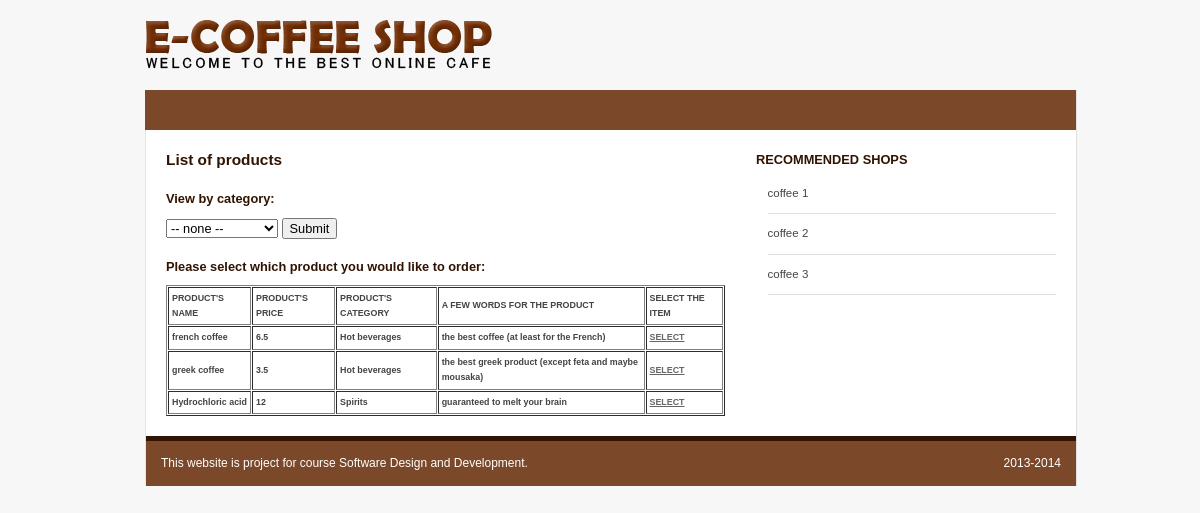
Screenshot of /ListOfShops2.php?my_shop_name=Adsa with the database file from the repository.
### tables this page shows
CREATE TABLE IF NOT EXISTS `items` (
  `id` int(100) NOT NULL AUTO_INCREMENT,
  `name` varchar(30) NOT NULL,
  `price` double NOT NULL,
  `description` text,
  `category` varchar(20) NOT NULL,
  `inShop` varchar(20) NOT NULL,
  `orders` int(100) NOT NULL,
  PRIMARY KEY (`id`)
);

### ListOfShops2.php (the view, shortened to what this page needs)
<?php
include 'header.php';
?>
<div id="content">
<H1>List of products</H1>
<H2>View by category:</H2>
<form action="Sort_items_engine.php" method="post">
<select name="Category">
  <option>-- none --</option>
</select>
<input type="submit" value="Submit">
<H2>Please select which product you would like to order:</H2>
<small><small>
<?php
include("dbconnection.php");
$shop_name=$_GET["my_shop_name"];
$get_items = "SELECT name, price, category, description, inShop  FROM items WHERE inShop = '$shop_name'";
$get_items_res = mysql_query($get_items,$link);
if (mysql_num_rows($get_items_res)<1)
{
	echo "No available items right now. Sorry for your inconvenience.";
}
else
{
	echo "<table cellpadding=3 cellspacing=1 border=1>";
	echo "<tr>";
	echo "<th>PRODUCT'S NAME</th>";
	echo "<th>PRODUCT'S PRICE</th>";
	echo "<th>PRODUCT'S CATEGORY</th>";
	echo "<th>A FEW WORDS FOR THE PRODUCT</th>";
	echo "<th>SELECT THE ITEM</th>";
	echo "</tr>";
	while($items_info = mysql_fetch_array($get_items_res))
	{
		$item_name = $items_info['name'];
		$item_price = $items_info['price'];
		$item_category = $items_info['category'];
		$item_description = $items_info['description'];
		echo "<tr>";
		echo "<th>$item_name</th>";
		echo "<th>$item_price</th>";
		echo "<th>$item_category</th>";
		echo "<th>$item_description</th>";
		echo "<th>"; echo "<a href='choose_way_to_receive_order.php?my_item_name=$item_name'>" . 'SELECT'.'</a>'."</th>";
		echo "</tr>";
	}
	echo "</table>";
}
?>
</small></small>
</div>
<?php include 'footer.php'; ?>

### main.css (style rules this page uses)
html,body,form,fieldset,textarea { font: 100%/ 120% Verdana, Arial, Helvetica, sans-serif; margin: 0; padding: 0; }
h1,h2,h3,h4,h5,h6,p,pre,blockquote,ul,ol,dl,address { margin: 0; padding: 0; }
input,select,textarea { font-size: 100%; }
a { color: #666; }
html { height: 100%; width: 100%; margin: 0; }
body { background-color: #F7F7F7; color: #444; font-family: Verdana, Arial, Helvetica, sans-serif; font-size: 0.8em; height: 100%; line-height: 1.5em; margin: center; padding: 0; }
#content { float:left; min-height:200px; padding:20px; width:559px; background-color: #fff; }
#content h1, h2, h3 { color:#311301; font-weight: normal; text-shadow: #fff 0px 1px 1px; }
#content h1 { font-size:1.2em; margin-bottom:15px; font-weight: bold; }
#content h2 { font-size:1em; margin-top:20px; margin-bottom:10px; font-weight: bold; }

### rows the page displays
items: name "french coffee", price "6.5", category "Hot beverages", description "the best coffee (at least for the French)"
items: name "greek coffee", price "3.5", category "Hot beverages", description "the best greek product (except feta and maybe mousaka)"
items: name "Hydrochloric acid", price "12", category "Spirits", description "guaranteed to melt your brain"
